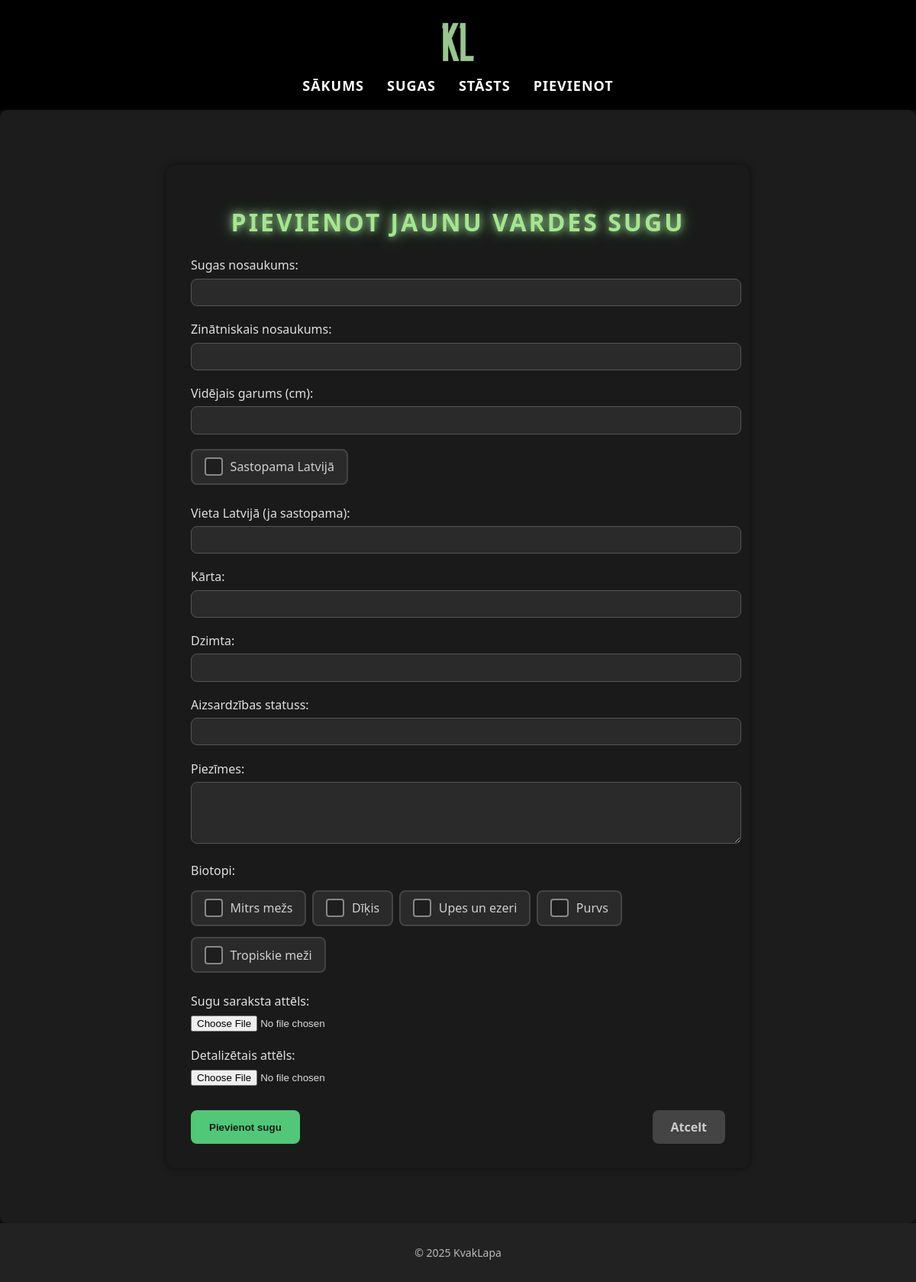
The page /pievienot on the database its author committed.
### tables this page shows
CREATE TABLE habitat (
    id INTEGER PRIMARY KEY AUTOINCREMENT,
    habitat_type TEXT
);

### app.py (the view, shortened to what this page needs)
@app.route("/pievienot", methods=["GET", "POST"])
def add_species():
    conn = get_db_connection()
    habitats = conn.execute("SELECT id, habitat_type FROM habitat").fetchall()
    conn.close()
    return render_template("add_species.html", habitats=habitats)

### app.py (called while the page is built)
def get_db_connection():
    db = Path(__file__).parent / "KvakLapa.db"
    conn = sqlite3.connect(db)
    conn.row_factory = sqlite3.Row
    return conn

### templates/add_species.html (shortened to what this page needs)
{% extends "base.html" %}
{% block content %}
<div class="species-form">
    <div class="frog-path-titlee">
        <h1>Pievienot Jaunu Vardes Sugu</h1>
    </div>
    <form method="POST" enctype="multipart/form-data">
        <div class="form-group">
            <label for="name">Sugas nosaukums:</label>
            <input type="text" id="name" name="name" required>
        </div>
        <div class="form-group">
            <label for="scientific_name">Zinātniskais nosaukums:</label>
            <input type="text" id="scientific_name" name="scientific_name" required>
        </div>
        <div class="form-group">
            <label for="average_length_cm">Vidējais garums (cm):</label>
            <input type="number" id="average_length_cm" name="average_length_cm" step="0.1" required>
        </div>
        <div class="form-group">
            <label for="found_in_latvia" class="custom-checkbox-label">Sastopama Latvijā</label>
        </div>
        <div class="form-group">
            <label for="latvia_location">Vieta Latvijā (ja sastopama):</label>
            <input type="text" id="latvia_location" name="latvia_location">
        </div>
        <div class="form-group">
            <label for="order">Kārta:</label>
            <input type="text" id="order" name="order" required>
        </div>
        <div class="form-group">
            <label for="family">Dzimta:</label>
            <input type="text" id="family" name="family" required>
        </div>
        <div class="form-group">
            <label for="status">Aizsardzības statuss:</label>
            <input type="text" id="status" name="status" required>
        </div>
        <div class="form-group">
            <label for="notes">Piezīmes:</label>
            <textarea id="notes" name="notes" rows="4"></textarea>
        </div>
        <div class="form-group">
            <label>Biotopi:</label>
            <div class="habitats-container">
                {% for habitat in habitats %}
                <div class="custom-checkbox-container">
                    <label for="habitat-{{ habitat['id'] }}" class="custom-checkbox-label">{{ habitat['habitat_type'] }}</label>
                </div>
                {% endfor %}
            </div>
        </div>
        <div class="form-group">
            <label for="image">Sugu saraksta attēls:</label>
            <input type="file" id="image" name="image" accept="image/*">
        </div>
        <div class="form-group">
            <label for="detail_image">Detalizētais attēls:</label>
            <input type="file" id="detail_image" name="detail_image" accept="image/*">
        </div>
        <div class="form-actions">
            <button type="submit" class="submit-button">Pievienot sugu</button>
            <a href="{{ url_for('species') }}" class="cancel-button">Atcelt</a>
        </div>
    </form>
</div>
{% endblock %}

### static/style.css (style rules this page uses)
body { font-family: 'Segoe UI', Tahoma, Geneva, Verdana, sans-serif; background-color: #0e0e0e; color: #e0e0e0; margin: 0; padding: 0; }
.species-form { max-width: 700px; margin: 2rem auto; background-color: #1a1a1a; padding: 2rem; border-radius: 12px; box-shadow: 0 0 10px rgba(0, 0, 0, 0.5); color: #dcdcdc; font-family: 'Segoe UI', sans-serif; }
.species-form h1 { text-align: center; color: #a4e68d; margin-bottom: 1.5rem; }
.form-group { margin-bottom: 1.2rem; }
label { display: block; margin-bottom: 0.4rem; color: #e0e0e0; font-weight: 500; }
input[type="text"], input[type="number"], textarea, select { width: 100%; padding: 0.6rem; border-radius: 8px; border: 1px solid #555; background-color: #2a2a2a; color: #fff; }
textarea { resize: vertical; }
.habitats-container { display: flex; flex-wrap: wrap; gap: 0.5rem; padding-top: 0.5rem; }
.form-actions { display: flex; justify-content: space-between; margin-top: 2rem; }
.submit-button, .cancel-button { padding: 0.7rem 1.5rem; border: none; border-radius: 8px; text-decoration: none; font-weight: bold; cursor: pointer; }
.submit-button { background-color: #50c878; color: #1a1a1a; }
.cancel-button { background-color: #444; color: #ccc; }
label.custom-checkbox-label { display: inline-flex; align-items: center; gap: 0.6rem; padding: 0.6rem 1rem; border: 2px solid #444; border-radius: 8px; background-color: #2a2a2a; color: #cfcfcf; font-size: 1rem; cursor: pointer; transition: all 0.2s ease-in-out; user-select: none; position: relative; }
label.custom-checkbox-label::before { content: ''; width: 20px; height: 20px; display: inline-block; border: 2px solid #888; border-radius: 4px; background-color: #1e1e1e; transition: background 0.2s, border 0.2s; }
.custom-checkbox-label::before { content: ''; width: 20px; height: 20px; display: inline-block; border: 2px solid #888; border-radius: 4px; background-color: #1e1e1e; transition: background 0.2s, border 0.2s; }
.frog-path-titlee { font-size: 1em; color: #99c68e; text-transform: uppercase; letter-spacing: 3px; text-shadow: 0 0 10px #99c68e, 0 0 20px #66bb6a; }

### rows shown on the page
habitat: habitat_type "Mitrs mežs"
habitat: habitat_type "Dīķis"
habitat: habitat_type "Upes un ezeri"
habitat: habitat_type "Purvs"
habitat: habitat_type "Tropiskie meži"
